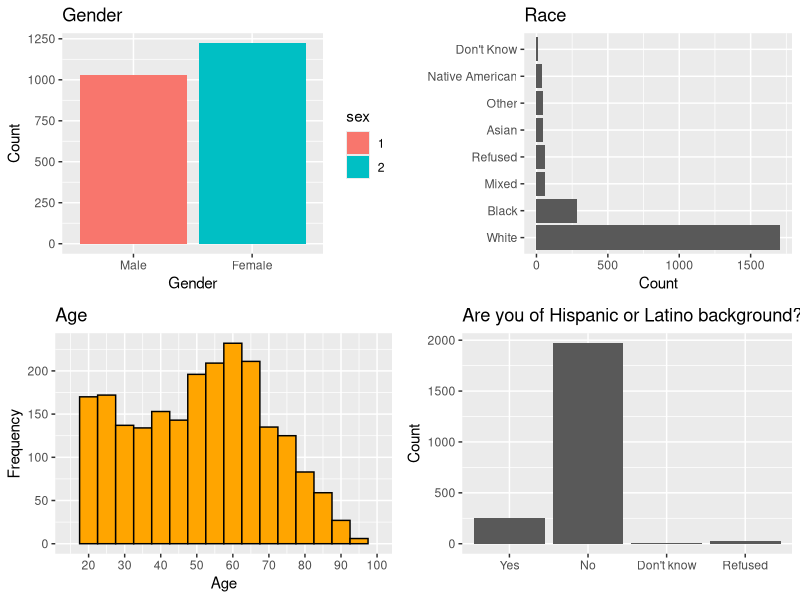
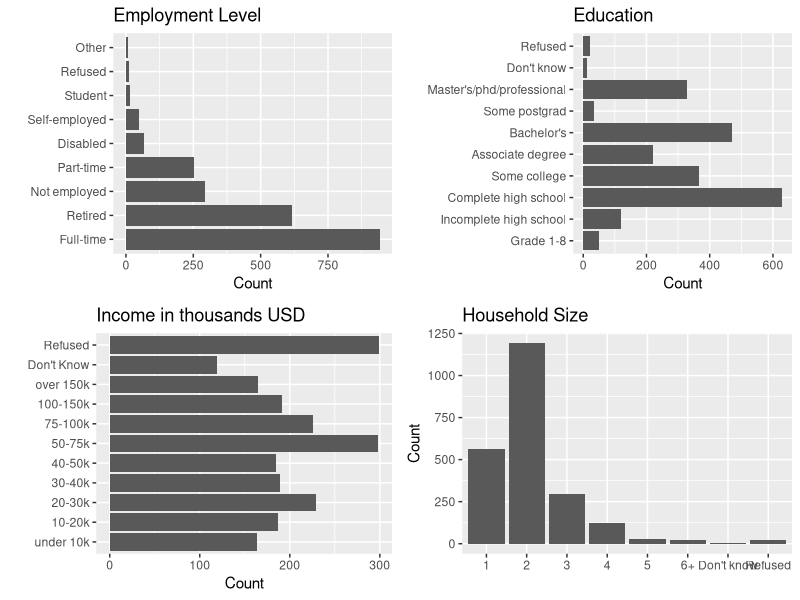
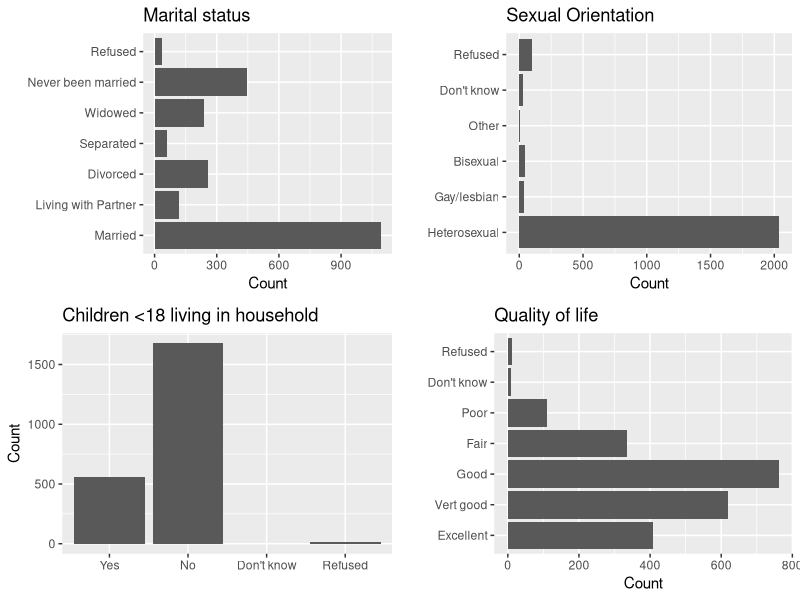

R code for these plots, in order: (Note: this script raises an error after producing the figures.)
## ---- chunk 1
#Loading libraries
library(ggplot2)
library(gridExtra)

#Loading Data
df <- read.csv("May_2013_Online_Dating_CSV.csv")
## ---- chunk 2
# Gender plot
df[, "sex"] <- as.factor(df[, "sex"])
#summary(df[, "sex"])
#str(df[, "sex"])

gender <- ggplot(data = df, aes(x = sex, fill = sex)) + 
  geom_bar() + 
  scale_x_discrete(labels = c("1" = "Male", "2" = "Female")) +
  labs(x = "Gender", y = "Count", title = "Gender")
## ---- chunk 3
# Sexual orientation plot
df[, "lgbt"] <- as.factor(df[, "lgbt"])
#summary(df$lgbt)
#str(df$lgbt)

sexual_orientation <- ggplot(data = df, aes(x = lgbt)) + 
  geom_bar() + 
  scale_x_discrete(labels = c("1" = "Heterosexual", "2" = "Gay/lesbian", "3" = "Bisexual", "4" = "Other", "8" = "Don't know", "9" = "Refused")) + coord_flip() +
  labs(x = "", y = "Count", title = "Sexual Orientation")
  
## ---- chunk 4
# Hispanic
df[, "hisp"] <- as.factor(df[, "hisp"])
#summary(df$hisp)
#str(df$hisp)

hispanic <- ggplot(data = df, aes(x = hisp)) + 
  geom_bar() + 
  scale_x_discrete(labels = c("1"="Yes", "2"="No", "8" = "Don't know", "9" ="Refused")) +
  labs(x = "", y = "Count", title = "Are you of Hispanic or Latino background?")
## ---- chunk 5
#Age plot
#summary(df$age)
#str(df$age)

age <- ggplot(data = df, aes(x = age)) + 
  geom_histogram(binwidth = 5, color="black", fill="orange") + 
  scale_x_continuous(limits = c(15,100), breaks = seq(0, 100, 10)) +
  labs(x = "Age", y = "Frequency", title = "Age")

## ---- chunk 6
# Race plot
df[, "race"] <- as.factor(df[, "race"])
#summary(df$race)
#str(df$race)

r_race <- ggplot(data = df, aes(x=reorder(race, -table(race)[race]))) + 
  geom_bar() + 
  scale_x_discrete(labels=c("1" = 'White',"2" = 'Black',"3" = 'Asian',"4" = 'Mixed',"5" = 'Native American',"6" = 'Other',"8" = "Don't Know","9" = 'Refused')) +
  labs(x = "", y = "Count", title = "Race") +
  coord_flip()
## ---- chunk 7
# Employment plot
df[, "emplnw"] <- as.factor(df[, "emplnw"])
#summary(df$emplnw)
#str(df$emplnw)

employment <- ggplot(data = df, aes(x=reorder(emplnw, -table(emplnw)[emplnw]))) + 
  geom_bar() + 
  scale_x_discrete(labels=c("1" = 'Full-time',"2" = 'Part-time',"3" = 'Retired',"4" = 'Not employed',"5" = 'Self-employed',"6" = 'Disabled',"7" = "Student", "8" = 'Other', "9" = "Refused")) +
  labs(x = "", y = "Count", title = "Employment Level") + coord_flip()
## ---- chunk 8
# Income plot
df[, "inc"] <- as.factor(df[, "inc"])
#summary(df$inc)
#str(df$inc)

income <- ggplot(data = df, aes(x = inc)) + 
  geom_bar() + coord_flip() +
  scale_x_discrete(labels = c("1" = "under 10k", "2" = "10-20k", "3" = "20-30k", "4" = "30-40k", "5" = "40-50k", "6" = "50-75k", "7" = "75-100k", "8" = "100-150k", "9" = "over 150k", "98" = "Don't Know", "99" = "Refused")) +
  labs(x = "", y = "Count", title = "Income in thousands USD")
  
## ---- chunk 9
# Education plot
df[, "educ2"] <- as.factor(df[, "educ2"])
#summary(df$educ2)
#str(df$educ2)

education <- ggplot(data = df, aes(x = educ2)) + 
  geom_bar() + 
  scale_x_discrete(labels = c("1" = "Grade 1-8", "2" = "Incomplete high school", "3" = "Complete high school", "4" = "Some college", "5" = "Associate degree", "6" = "Bachelor's", "7" = "Some postgrad", "8" = "Master's/phd/professional", "98" = "Don't know", "99" = "Refused")) +
  labs(x = "", y = "Count", title = "Education") + coord_flip()
## ---- chunk 10
# Household size plot
df[, "hh1"] <- as.factor(df[, "hh1"])
#summary(df$hh1)
#str(df$hh1)

household_size <- ggplot(data = df, aes(x = hh1)) + 
  geom_bar() + 
  scale_x_discrete(labels = c("1" = "1", "2" = "2", "3" = "3", "4" = "4", "5" = "5", "6" = "6+", "8" = "Don't know", "9" = "Refused")) +
  labs(x = "", y = "Count", title = "Household Size")
## ---- chunk 11
# Marital status
df[, "mar"] <- as.factor(df[, "mar"])
#summary(df$mar)
#str(df$mar)

marital_status <- ggplot(data = df, aes(x = mar)) + 
  geom_bar() + 
  scale_x_discrete(labels = c("1"="Married", "2"="Living with Partner", "3"="Divorced", "4"= "Separated", "5" = "Widowed", "6" = "Never been married", "8" = "Don't know", "9" ="Refused")) +
  labs(x = "", y = "Count", title = "Marital status") + coord_flip()
## ---- chunk 12
# Children
df[, "par"] <- as.factor(df[, "par"])
#summary(df$par)
#str(df$par)

children <- ggplot(data = df, aes(x = par)) + 
  geom_bar() + 
  scale_x_discrete(labels = c("1"="Yes", "2"="No", "8" = "Don't know", "9" ="Refused")) +
  labs(x = "", y = "Count", title = "Children <18 living in household")
## ---- chunk 13
# Life quality
df[, "q1"] <- as.factor(df[, "q1"])
#summary(df$q1)
#str(df$q1)

life_quality <- ggplot(data = df, aes(x = q1)) + 
  geom_bar() + 
  scale_x_discrete(labels = c("1"="Excellent", "2"="Vert good", "3" = "Good", "4" = "Fair", "5" = "Poor", "8" = "Don't know", "9" ="Refused")) +
  labs(x = "", y = "Count", title = "Quality of life") + coord_flip()
## ---- chunk 14
grid.arrange(gender, r_race, age, hispanic)
## ---- chunk 15
grid.arrange(employment, education, income, household_size)
## ---- chunk 16
grid.arrange(marital_status, sexual_orientation, children, life_quality)
## ---- chunk 17
# Life quality vs children

life_quality_vs_children <- ggplot(data = df, aes(x = q1)) + 
  geom_bar() + 
  scale_x_discrete(labels = c("1"="Excellent", "2"="Vert good", "3" = "Good", "4" = "Fair", "5" = "Poor", "8" = "Don't know", "9" ="Refused")) +
  labs(x = "", y = "Count", title = "Quality of life vs Children in the household") + facet_wrap(~par)
## ---- chunk 18
##### SAUL & UDIT's Part ----- Technology and Relationship

# 1 Ex. Do people that met online [rel1, 1] perceive their quality of life higher [q1] or lower?

onlineRel <- mean((df[df[,"rel1"] == 1, "q1"]), na.rm = TRUE)
offlineRel<- mean((df[df[,"rel1"] == 2, "q1"]), na.rm = TRUE)

hist((df[df[,"rel1"] == 1, "q1"]), na.rm = TRUE)

hist((df[df[,"rel1"] == 2, "q1"]), na.rm = TRUE)



# 2 Does technology assist in meeting a partner? 




# 3 Is there a difference between people’s happiness with their partner for those who met their person online vs offline?



# 4 For people who say that they are looking for a partner, look at the proportion of who are using online dating


sum(((df[,"mar4"] == 1) *1), na.rm = TRUE) # total number of people looking for a relationship 



sum((df[df[,"mar4"] == 1, "date6"] == 1)*1, na.rm = TRUE) #number of people that are looking for a relationship & using online dating 
sum((df[df[,"mar4"] == 1, "date6"] == 2)*1, na.rm = TRUE) #number of people that are looking for a relationship &  are NOT using online dating 



# 5 For people that say it’s difficult / easy to meet people in their city/state, see how many people using online dating?

sum((df$meet == 1), na.rm = TRUE) #easy to meet 
sum((df$meet == 2), na.rm = TRUE) # difficult 



sum((df[df[,"date6"] == 1 , "meet"] == 1) , na.rm =  TRUE) # number of people with an online dating page, that find it easy to meet people 

sum((df[df[,"date6"] == 1 , "meet"] == 2) , na.rm =  TRUE) # number of people with an online dating page, that find it difficult  to meet people 


sum((df[df[,"date6"] == 1 , "meet"]) , na.rm =  TRUE) # 59 people with dating pages answered the question about th edifficulty to meet people. 

summary(df[,"date6"] == 1) 

summary(df[,"meet"] == 1 )


# 6 Does meeting a partner online fostering a bonding relationship with partner? For example, from the question about someone believes that internet / cellphone have a NEGATIVE / ZERO impact with relationship [REL6/ REL7] → see % of them that use cellphone to send / receive nude pictures [Q13] and not having any fight within 30 days [REL8] ☺ ☺



# 7 Ex. How is the use of Social Media Networks and Twitter affect relationships?
#Can we see the relationship between marital status [MAR] / gender [SEX] / confident [DATE7] / social activity [LOC3] with using online dating  [DATE1A / DATE2A]? For example to see married men / women use online dating as well ☺ ? The initial hypothesis is that: only single / divorced men / women that use online dating



# 8 Relationship between privacy [REL4 and REL5] and having a fight in a relationship [REL8]? Does person who shares password/account together tend to have more fights than those who are not?




# 8 Would you say that technolgy is having a major impact on your relationship

sum(((df[,"rel6"] == 1)* 1), na.rm = TRUE) #major
sum(((df[,"rel6"] == 2)* 1), na.rm = TRUE) #minor
sum(((df[,"rel6"] == 3)* 1), na.rm = TRUE) #no effect



## ---- chunk 19
# use smartphone/Internet vs. edu level
use.smartphone <- df[ , 'q12']
use.internet <- df[ , 'intuse']
edu <- df[ , 'educ2']
df.edu <- cbind(use.internet,use.smartphone)
df.edu <- cbind(df.edu,edu)


# edu vs. income 
income <- df[ , 'inc']
df.income <- cbind(df.edu,income)
